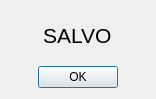
<?xml version="1.0" encoding="UTF-8"?>
<ui version="4.0">
 <class>DialogSalve</class>
 <widget class="QDialog" name="DialogSalve">
  <property name="geometry">
   <rect>
    <x>0</x>
    <y>0</y>
    <width>156</width>
    <height>99</height>
   </rect>
  </property>
  <property name="windowTitle">
   <string>Dialog</string>
  </property>
  <layout class="QVBoxLayout" name="verticalLayout_2">
   <item>
    <layout class="QVBoxLayout" name="verticalLayout">
     <item alignment="Qt::AlignHCenter">
      <widget class="QLabel" name="label">
       <property name="font">
        <font>
         <pointsize>16</pointsize>
        </font>
       </property>
       <property name="text">
        <string>SALVO</string>
       </property>
      </widget>
     </item>
     <item>
      <layout class="QHBoxLayout" name="horizontalLayout">
       <item>
        <spacer name="horizontalSpacer_2">
         <property name="orientation">
          <enum>Qt::Horizontal</enum>
         </property>
         <property name="sizeHint" stdset="0">
          <size>
           <width>40</width>
           <height>20</height>
          </size>
         </property>
        </spacer>
       </item>
       <item>
        <widget class="QPushButton" name="pushButton">
         <property name="text">
          <string>OK</string>
         </property>
        </widget>
       </item>
       <item>
        <spacer name="horizontalSpacer">
         <property name="orientation">
          <enum>Qt::Horizontal</enum>
         </property>
         <property name="sizeHint" stdset="0">
          <size>
           <width>40</width>
           <height>20</height>
          </size>
         </property>
        </spacer>
       </item>
      </layout>
     </item>
    </layout>
   </item>
  </layout>
 </widget>
 <resources/>
 <connections>
  <connection>
   <sender>pushButton</sender>
   <signal>clicked()</signal>
   <receiver>DialogSalve</receiver>
   <slot>close()</slot>
   <hints>
    <hint type="sourcelabel">
     <x>107</x>
     <y>101</y>
    </hint>
    <hint type="destinationlabel">
     <x>110</x>
     <y>64</y>
    </hint>
   </hints>
  </connection>
 </connections>
</ui>
